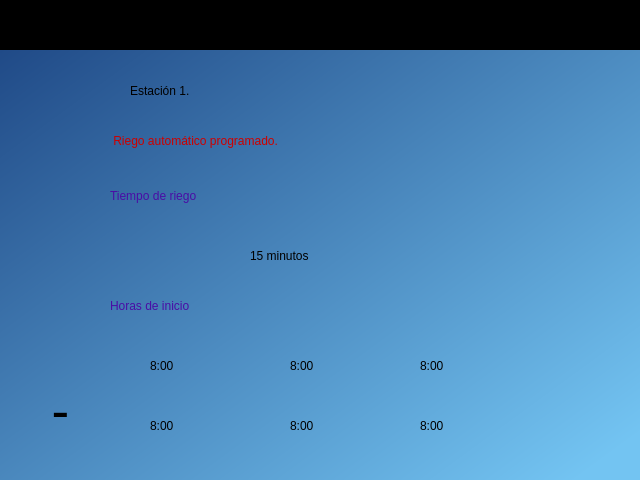
<?xml version="1.0" encoding="UTF-8"?>
<ui version="4.0">
 <class>widget_inicio</class>
 <widget class="QWidget" name="widget_inicio">
  <property name="geometry">
   <rect>
    <x>0</x>
    <y>0</y>
    <width>640</width>
    <height>480</height>
   </rect>
  </property>
  <property name="windowTitle">
   <string>Form</string>
  </property>
  <property name="styleSheet">
   <string notr="true"/>
  </property>
  <widget class="QWidget" name="widget_fecha" native="true">
   <property name="geometry">
    <rect>
     <x>0</x>
     <y>0</y>
     <width>641</width>
     <height>51</height>
    </rect>
   </property>
   <property name="styleSheet">
    <string notr="true">QWidget#widget_fecha{
background-color:rgb(0, 0, 0)}</string>
   </property>
   <widget class="QLabel" name="lbl_hora">
    <property name="geometry">
     <rect>
      <x>20</x>
      <y>10</y>
      <width>151</width>
      <height>21</height>
     </rect>
    </property>
    <property name="styleSheet">
     <string notr="true">font: 57 16pt &quot;Ubuntu&quot;;
color:rgb(238, 238, 236);</string>
    </property>
    <property name="text">
     <string/>
    </property>
   </widget>
   <widget class="QLabel" name="lbl_fecha">
    <property name="geometry">
     <rect>
      <x>460</x>
      <y>10</y>
      <width>161</width>
      <height>21</height>
     </rect>
    </property>
    <property name="styleSheet">
     <string notr="true">font: 57 16pt &quot;Ubuntu&quot;;
color:rgb(238, 238, 236);</string>
    </property>
    <property name="text">
     <string/>
    </property>
   </widget>
  </widget>
  <widget class="QWidget" name="widget_datos" native="true">
   <property name="geometry">
    <rect>
     <x>0</x>
     <y>50</y>
     <width>641</width>
     <height>431</height>
    </rect>
   </property>
   <property name="styleSheet">
    <string notr="true">QWidget#widget_datos{
background-color:qlineargradient(spread:pad, x1:0, y1:0, x2:0.985075, y2:0.903, stop:0 rgba(32, 74, 135, 255), stop:1 rgba(115, 196, 242, 255))
}</string>
   </property>
   <widget class="QLabel" name="label_9">
    <property name="geometry">
     <rect>
      <x>10</x>
      <y>10</y>
      <width>91</width>
      <height>101</height>
     </rect>
    </property>
    <property name="text">
     <string/>
    </property>
    <property name="pixmap">
     <pixmap>../images/logo.png</pixmap>
    </property>
    <property name="scaledContents">
     <bool>true</bool>
    </property>
   </widget>
   <widget class="QLabel" name="label">
    <property name="geometry">
     <rect>
      <x>30</x>
      <y>340</y>
      <width>71</width>
      <height>51</height>
     </rect>
    </property>
    <property name="text">
     <string/>
    </property>
    <property name="pixmap">
     <pixmap>../images/flecha_Atras.png</pixmap>
    </property>
    <property name="scaledContents">
     <bool>true</bool>
    </property>
   </widget>
   <widget class="QLabel" name="label_2">
    <property name="geometry">
     <rect>
      <x>40</x>
      <y>340</y>
      <width>41</width>
      <height>41</height>
     </rect>
    </property>
    <property name="font">
     <font>
      <pointsize>40</pointsize>
     </font>
    </property>
    <property name="text">
     <string>-</string>
    </property>
    <property name="alignment">
     <set>Qt::AlignCenter</set>
    </property>
   </widget>
   <widget class="QLabel" name="lbl_num_est">
    <property name="geometry">
     <rect>
      <x>130</x>
      <y>10</y>
      <width>421</width>
      <height>61</height>
     </rect>
    </property>
    <property name="styleSheet">
     <string notr="true">font: 22pt &quot;Ubuntu&quot;;</string>
    </property>
    <property name="text">
     <string>Estación 1.</string>
    </property>
   </widget>
   <widget class="QLabel" name="lbl_riego_est">
    <property name="geometry">
     <rect>
      <x>110</x>
      <y>60</y>
      <width>511</width>
      <height>61</height>
     </rect>
    </property>
    <property name="styleSheet">
     <string notr="true">font: 22pt &quot;Ubuntu&quot;;
color:rgb(204, 0, 0)</string>
    </property>
    <property name="text">
     <string> Riego automático programado.</string>
    </property>
   </widget>
   <widget class="QLabel" name="lbl_hor_2">
    <property name="geometry">
     <rect>
      <x>290</x>
      <y>290</y>
      <width>61</width>
      <height>51</height>
     </rect>
    </property>
    <property name="styleSheet">
     <string notr="true">font: 22pt &quot;Ubuntu&quot;;</string>
    </property>
    <property name="text">
     <string>8:00</string>
    </property>
   </widget>
   <widget class="QLabel" name="lbl_tiempo_riego">
    <property name="geometry">
     <rect>
      <x>250</x>
      <y>180</y>
      <width>171</width>
      <height>51</height>
     </rect>
    </property>
    <property name="styleSheet">
     <string notr="true">font: 22pt &quot;Ubuntu&quot;;</string>
    </property>
    <property name="text">
     <string>15 minutos</string>
    </property>
   </widget>
   <widget class="QLabel" name="lbl_text_2">
    <property name="geometry">
     <rect>
      <x>110</x>
      <y>230</y>
      <width>561</width>
      <height>51</height>
     </rect>
    </property>
    <property name="styleSheet">
     <string notr="true">font: 22pt &quot;Ubuntu&quot;;
color: rgb(73, 13, 165)</string>
    </property>
    <property name="text">
     <string>Horas de inicio</string>
    </property>
   </widget>
   <widget class="QLabel" name="lbl_hor_3">
    <property name="geometry">
     <rect>
      <x>420</x>
      <y>290</y>
      <width>61</width>
      <height>51</height>
     </rect>
    </property>
    <property name="styleSheet">
     <string notr="true">font: 22pt &quot;Ubuntu&quot;;</string>
    </property>
    <property name="text">
     <string>8:00</string>
    </property>
   </widget>
   <widget class="QLabel" name="lbl_text">
    <property name="geometry">
     <rect>
      <x>110</x>
      <y>120</y>
      <width>561</width>
      <height>51</height>
     </rect>
    </property>
    <property name="styleSheet">
     <string notr="true">font: 22pt &quot;Ubuntu&quot;;
color: rgb(73, 13, 165)</string>
    </property>
    <property name="text">
     <string>Tiempo de riego</string>
    </property>
   </widget>
   <widget class="QLabel" name="lbl_hor_6">
    <property name="geometry">
     <rect>
      <x>420</x>
      <y>350</y>
      <width>61</width>
      <height>51</height>
     </rect>
    </property>
    <property name="styleSheet">
     <string notr="true">font: 22pt &quot;Ubuntu&quot;;</string>
    </property>
    <property name="text">
     <string>8:00</string>
    </property>
   </widget>
   <widget class="QLabel" name="lbl_hor_1">
    <property name="geometry">
     <rect>
      <x>150</x>
      <y>290</y>
      <width>61</width>
      <height>51</height>
     </rect>
    </property>
    <property name="styleSheet">
     <string notr="true">font: 22pt &quot;Ubuntu&quot;;</string>
    </property>
    <property name="text">
     <string>8:00</string>
    </property>
   </widget>
   <widget class="QLabel" name="lbl_hor_4">
    <property name="geometry">
     <rect>
      <x>150</x>
      <y>350</y>
      <width>61</width>
      <height>51</height>
     </rect>
    </property>
    <property name="styleSheet">
     <string notr="true">font: 22pt &quot;Ubuntu&quot;;</string>
    </property>
    <property name="text">
     <string>8:00</string>
    </property>
   </widget>
   <widget class="QLabel" name="lbl_hor_5">
    <property name="geometry">
     <rect>
      <x>290</x>
      <y>350</y>
      <width>61</width>
      <height>51</height>
     </rect>
    </property>
    <property name="styleSheet">
     <string notr="true">font: 22pt &quot;Ubuntu&quot;;</string>
    </property>
    <property name="text">
     <string>8:00</string>
    </property>
   </widget>
  </widget>
 </widget>
 <resources/>
 <connections/>
</ui>
